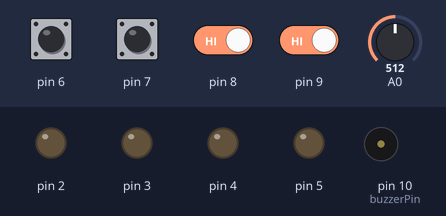
The sketch below on a simulated Arduino Uno, built with avr-gcc and run on an emulated ATmega328P. Shown: output pins drawn as LEDs (lit = HIGH), buzzer (waves = sounding). The test bench sets the inputs (shaded band); at power-on: pin 6–9 HIGH, A0 = 512. Random numbers use the default seed unless the sketch sets one.

Above: at 1.8 s.
1.9 s: pin 6 pulled LOW for 0.15 s
At 3.1 s:
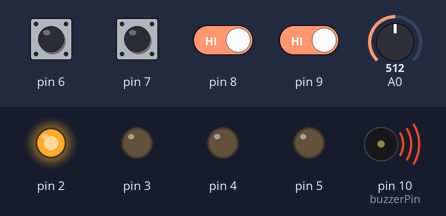
5.0 s: pin 7 pulled LOW for 1 s
At 7.3 s:
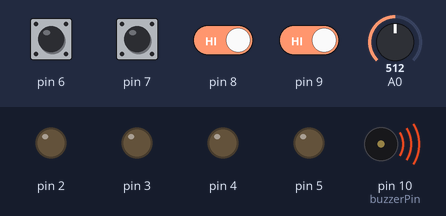
9.0 s: pin 8 driven LOW and pin 9 driven LOW
At 10.2 s:
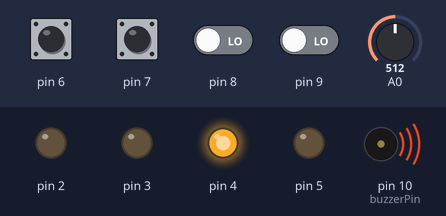
11.8 s: pin 8 driven HIGH
At 16.0 s:
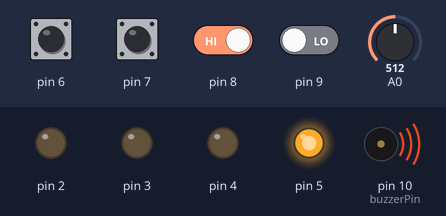
Timing chart, 0 to 17.3 s (numbered marks = the images above; inputs shaded):
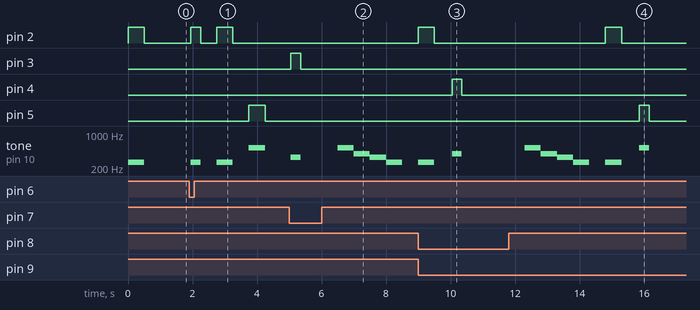

The sketch:

main.ino
```cpp
#include <vector>

using namespace std;

vector<int> ledPins = {2, 3, 4, 5};
vector<int> buttonPins = {6, 7, 8, 9};
int buzzerPin = 10;

float nC4 = 261.63;
float nD4 = 293.66;
float nE4 = 329.63;
float nF4 = 349.23;
float nG4 = 392.00;
float nA4 = 440.00;
float nB4 = 493.88;
float nC5 = 523.25;

vector<float> melody = {nC4, nE4, nG4, nC5};

int levelToBeat = 5;

void flashSequence(vector<int> guessVector, int level) {
  for (int i = 0; i < level; i++) {
    int j = guessVector[i];
    digitalWrite(ledPins[j], HIGH);
    tone(buzzerPin, melody[j], 500);
    delay(500);
    digitalWrite(ledPins[j], LOW);
    delay(500);
  }
}

bool checkButtonSequence(int level, vector<int> guessVector) {
  int presses = 0;
  while (presses < level) {
    for (int i = 0; i < 4; i++) {
      if (digitalRead(buttonPins[i]) == LOW) {
        delay(50);
        if (digitalRead(buttonPins[i]) == LOW) {
          digitalWrite(ledPins[i], HIGH);
          tone(buzzerPin, melody[i], 300);
          delay(300);
          digitalWrite(ledPins[i], LOW);
          while (digitalRead(buttonPins[i]) == LOW) {
            delay(10);
          }
          if (i != guessVector[presses]) {
            return false;
          }
          presses++;
          break;
        }
      }
    }
  }
  return true;
}

void loseSong() {
  tone(buzzerPin, nC5, 500);
  delay(500);
  tone(buzzerPin, nG4, 500);
  delay(500);
  tone(buzzerPin, nE4, 500);
  delay(500);
  tone(buzzerPin, nC4, 500);
  delay(500);
}

void startSong() {
  tone(buzzerPin, nC4, 500);
  delay(500);
  tone(buzzerPin, nE4, 500);
  delay(500);
  tone(buzzerPin, nG4, 500);
  delay(500);
  tone(buzzerPin, nB4, 500);
  delay(500);
  tone(buzzerPin, nC5, 500);
  delay(500);
  tone(buzzerPin, nB4, 500);
  delay(500);
  tone(buzzerPin, nG4, 500);
  delay(500);
  tone(buzzerPin, nE4, 500);
  delay(500);
  tone(buzzerPin, nC4, 500);
  delay(1500);
}

void winSong() {
  tone(buzzerPin, nE4, 500);
  for (int pin : ledPins) {
    digitalWrite(pin, HIGH);
  }
  delay(500);

  tone(buzzerPin, nE4, 500);
  for (int pin : ledPins) {
    digitalWrite(pin, LOW);
  }
  delay(500);

  tone(buzzerPin, nF4, 500);
  for (int pin : ledPins) {
    digitalWrite(pin, HIGH);
  }
  delay(500);

  tone(buzzerPin, nG4, 500);
  for (int pin : ledPins) {
    digitalWrite(pin, LOW);
  }
  delay(500);

  tone(buzzerPin, nG4, 500);
  for (int pin : ledPins) {
    digitalWrite(pin, HIGH);
  }
  delay(500);

  tone(buzzerPin, nF4, 500);
  for (int pin : ledPins) {
    digitalWrite(pin, LOW);
  }
  delay(500);

  tone(buzzerPin, nE4, 500);
  for (int pin : ledPins) {
    digitalWrite(pin, HIGH);
  }
  delay(500);

  tone(buzzerPin, nD4, 500);
  for (int pin : ledPins) {
    digitalWrite(pin, LOW);
  }
  delay(500);

  tone(buzzerPin, nC4, 500);
  for (int pin : ledPins) {
    digitalWrite(pin, HIGH);
  }
  delay(500);

  for (int pin : ledPins) {
    digitalWrite(pin, LOW);
  }
  delay(500);
}

void setup() {
  for (int pin : ledPins) {
    pinMode(pin, OUTPUT);
  }
  for (int pin : buttonPins) {
    pinMode(pin, INPUT_PULLUP);
  }
  pinMode(buzzerPin, OUTPUT);

  //startSong();
}

void loop() {
  randomSeed(analogRead(A0));
  int level = 1;

  vector<int> guessVector = {};
  for (int i = 0; i < levelToBeat; i++) {
    guessVector.push_back(random(0, 4));
  }

  bool win = false;
  while (level <= levelToBeat) {
    win = false;
    // Led flashes the sequence (1 to 15 flashes)
    flashSequence(guessVector, level);
    // Get button sequence from user,
    bool correct = checkButtonSequence(level, guessVector);
    if (correct) {
      // If correct loop
      win = true;
      delay(500);
      level++;
      continue;
    }
    else {
      // If wrong reset
      win = false;
      delay(500);
      loseSong();
      delay(500);
      break;
    }
  }
  if (win) {
    winSong();
    delay(500);
  }
}
```

Measured:
- after the input at 1.9 s, pin 2: LOW → HIGH after 0.05 s, → LOW 0.30 s later, → HIGH 0.50 s later, → LOW 0.50 s later; pin 5: LOW → HIGH after 1.9 s, → LOW 0.50 s later; tone on pin 10 (buzzerPin): plays 261 Hz for 0.30 s, 261 Hz for 0.50 s, 523 Hz for 0.50 s, starting after 0.05 s
- after the input at 5.0 s, pin 3: LOW → HIGH after 0.05 s, → LOW 0.30 s later; tone on pin 10 (buzzerPin): plays 329 Hz for 0.30 s, 523 Hz for 0.50 s, 392 Hz for 0.50 s, 329 Hz for 0.50 s, 261 Hz for 0.50 s, starting after 0.05 s
- after the input at 9.0 s, pin 4: LOW → HIGH after 1.1 s, → LOW 0.30 s later
- after the input at 11.8 s, pin 2: LOW → HIGH after 3.0 s, → LOW 0.50 s later; pin 5: LOW → HIGH after 4.1 s, → LOW 0.30 s later; tone on pin 10 (buzzerPin): plays 523 Hz for 0.50 s, 392 Hz for 0.50 s, 329 Hz for 0.50 s, 261 Hz for 0.50 s, 261 Hz for 0.50 s, 523 Hz for 0.30 s, starting after 0.50 s
